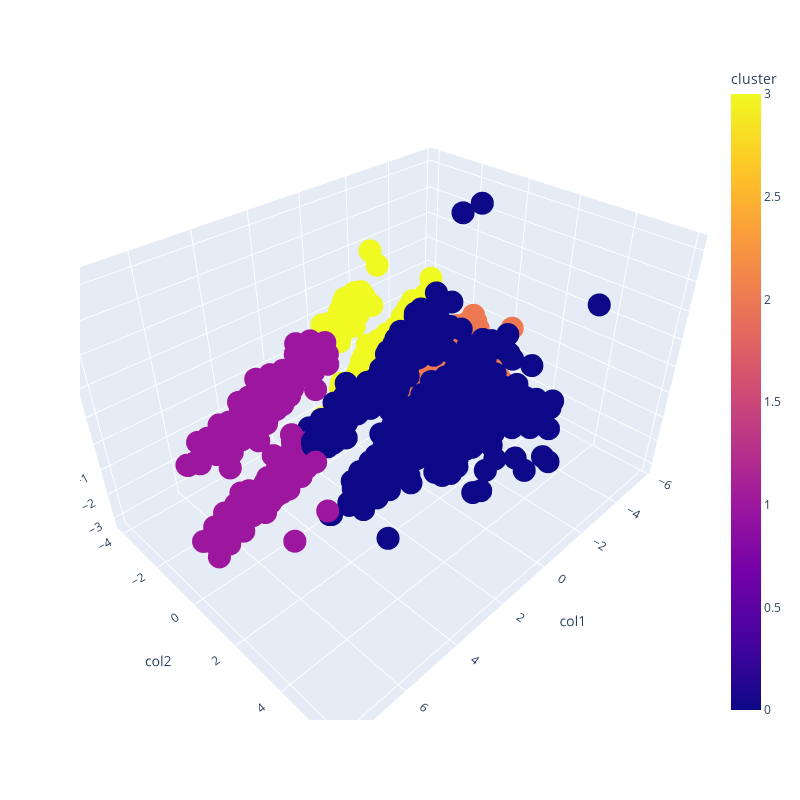

The code cell stored with this chart in its notebook:
### Code cell
x = scaled_df['col1']
y = scaled_df['col2']
z = scaled_df['col3']

px.scatter_3d(scaled_df, x=x, y=y, z=z, color='cluster',
             width=800, height=800)

### Figure 1 — Plotly figure (JSON) as saved in the notebook; plotly's stock layout.template omitted (floating-point values rounded to 4 significant figures; data arrays with more than 128 entries replaced by an {"elided": "..."} marker saying what was removed)
{"data": [{"hovertemplate": "col1=%{x}<br>col2=%{y}<br>col3=%{z}<br>cluster=%{marker.color}<extra></extra>", "legendgroup": "", "marker": {"color": {"elided": "2212 int values"}, "coloraxis": "coloraxis", "symbol": "circle"}, "mode": "markers", "name": "", "scene": "scene", "showlegend": false, "type": "scatter3d", "x": {"elided": "2212 float values"}, "y": {"elided": "2212 float values"}, "z": {"elided": "2212 float values"}}], "layout": {"coloraxis": {"colorbar": {"title": {"text": "cluster"}}, "colorscale": [[0, "#0d0887"], [0.1111, "#46039f"], [0.2222, "#7201a8"], [0.3333, "#9c179e"], [0.4444, "#bd3786"], [0.5556, "#d8576b"], [0.6667, "#ed7953"], [0.7778, "#fb9f3a"], [0.8889, "#fdca26"], [1, "#f0f921"]]}, "height": 800, "legend": {"tracegroupgap": 0}, "margin": {"t": 60}, "scene": {"aspectmode": "auto", "aspectratio": {"x": 1.3, "y": 0.9631, "z": 0.7987}, "domain": {"x": [0, 1], "y": [0, 1]}, "xaxis": {"title": {"text": "col1"}, "type": "linear"}, "yaxis": {"title": {"text": "col2"}, "type": "linear"}, "zaxis": {"title": {"text": "col3"}, "type": "linear"}}, "width": 800}}
